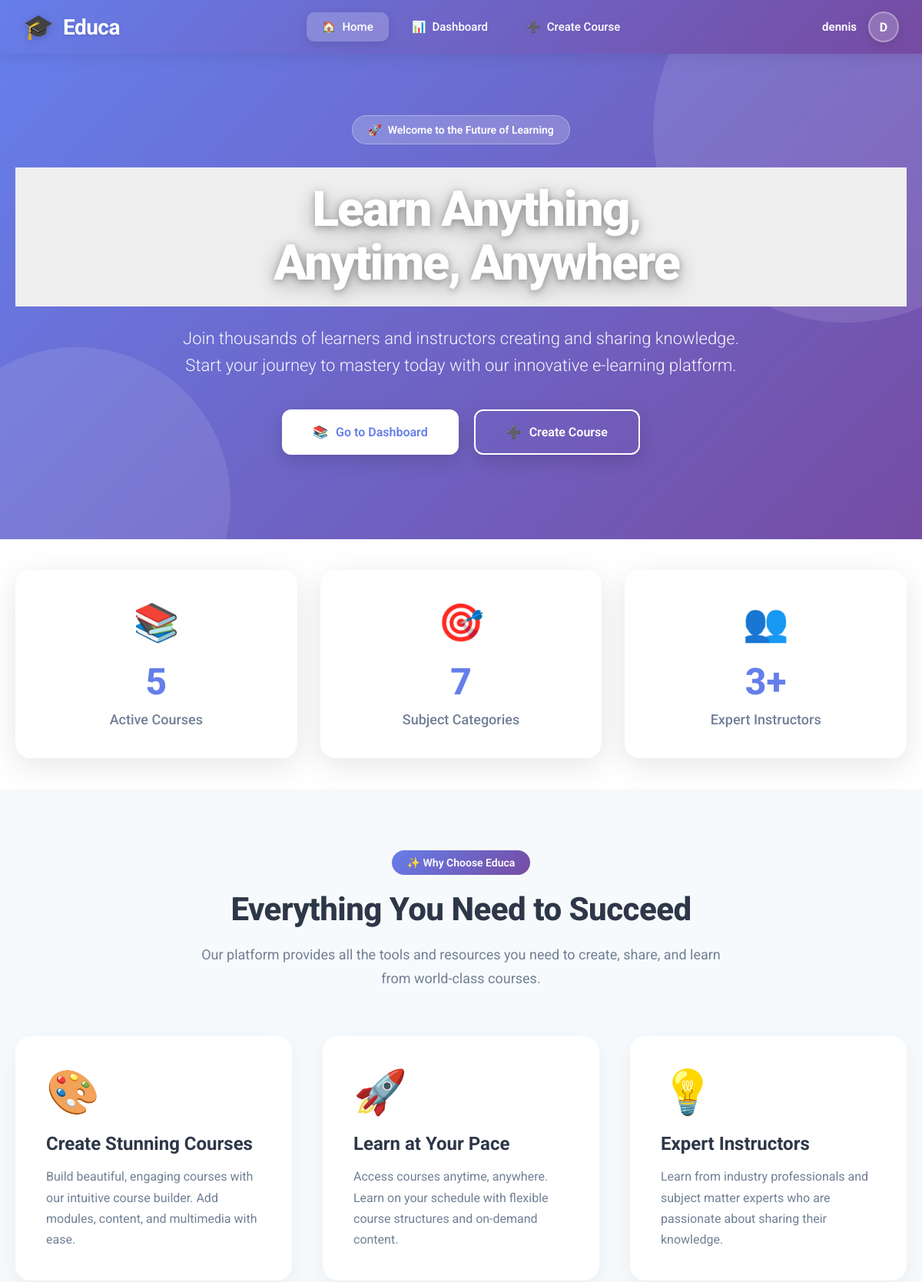
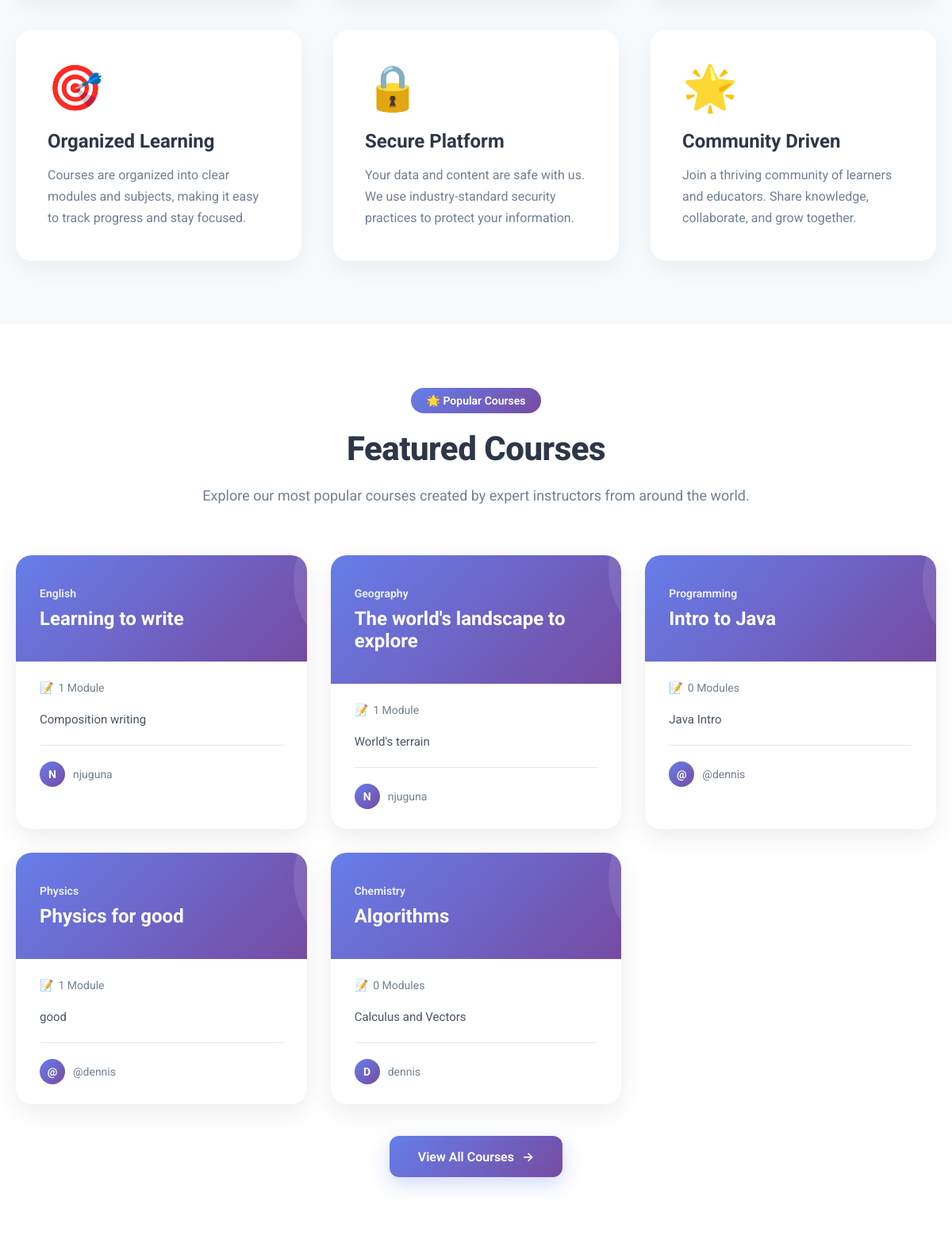
The app's page / (signed in, upper part) with its own data (2 pictures, top to bottom).
### courses/models.py (models this page shows, shortened)
class Course(models.Model):
    owner = models.ForeignKey(User,
                              related_name='courses_created',
                              on_delete=models.CASCADE)
    subject = models.ForeignKey(Subject,
                                related_name='courses',
                                on_delete=models.CASCADE)
    title = models.CharField(max_length=200)
    slug = models.SlugField(max_length=200, unique=True)
    overview = models.TextField()
    created = models.DateTimeField(auto_now_add=True)
    class Meta:
        ordering = ['-created']

class Subject(models.Model):
    title = models.CharField(max_length=200)
    slug = models.SlugField(max_length=200, unique=True)
    class Meta:
        ordering = ['title']

### courses/views.py (the view)
# urls.py: 2. Add a URL to urlpatterns:  path('', views.home, name='home')
def home(request):
    total_courses = Course.objects.count()
    total_subjects = Subject.objects.count()
    total_users = Course.objects.values('owner').distinct().count()
    featured_courses = Course.objects.select_related('subject', 'owner').prefetch_related('modules')[:6]
    subjects = Subject.objects.annotate(total_courses=Count('courses'))[:8]
    context = {
        'total_courses': total_courses,
        'total_subjects': total_subjects,
        'total_users': total_users,
        'featured_courses': featured_courses,
        'subjects': subjects,
    }
    return render(request, 'courses/home.html', context)

### courses/templates/courses/home.html (shortened to what this page needs)
{% extends "base.html" %}
{% block content %}
<section class="hero-section">
  <div class="hero-container">
    <div class="hero-content">
      <div class="hero-badge">
        <span>🚀</span>
        <span>Welcome to the Future of Learning</span>
      </div>
      <h1 class="hero-title">Learn Anything,<br>Anytime, Anywhere</h1>
      <p class="hero-subtitle">
        Join thousands of learners and instructors creating and sharing knowledge.<br>
        Start your journey to mastery today with our innovative e-learning platform.
      </p>
      <div class="hero-buttons">
        {% if request.user.is_authenticated %}
          <a href="{% url 'profile' %}" class="btn-hero btn-primary-hero">
            <span>📚</span> Go to Dashboard
          </a>
          <a href="{% url 'course_create' %}" class="btn-hero btn-secondary-hero">
            <span>➕</span> Create Course
          </a>
        {% endif %}
      </div>
    </div>
  </div>
</section>
<section class="stats-section">
  <div class="stats-container">
    <div class="stats-grid">
      <div class="stat-card">
        <span class="stat-icon">📚</span>
        <span class="stat-number">{{ total_courses }}</span>
        <span class="stat-label">Active Courses</span>
      </div>
      <div class="stat-card">
        <span class="stat-icon">🎯</span>
        <span class="stat-number">{{ total_subjects }}</span>
        <span class="stat-label">Subject Categories</span>
      </div>
      <div class="stat-card">
        <span class="stat-icon">👥</span>
        <span class="stat-number">{{ total_users }}+</span>
        <span class="stat-label">Expert Instructors</span>
      </div>
    </div>
  </div>
</section>
<section class="features-section">
  <div class="section-header">
    <div class="section-badge">✨ Why Choose Educa</div>
    <h2 class="section-title">Everything You Need to Succeed</h2>
    <p class="section-description">
      Our platform provides all the tools and resources you need to create, share, and learn from world-class courses.
    </p>
  </div>
  <div class="features-grid">
    <div class="feature-card">
      <span class="feature-icon">🎨</span>
      <h3 class="feature-title">Create Stunning Courses</h3>
      <p class="feature-description">
        Build beautiful, engaging courses with our intuitive course builder. Add modules, content, and multimedia with ease.
      </p>
    </div>
    <div class="feature-card">
      <span class="feature-icon">🚀</span>
      <h3 class="feature-title">Learn at Your Pace</h3>
      <p class="feature-description">
        Access courses anytime, anywhere. Learn on your schedule with flexible course structures and on-demand content.
      </p>
    </div>
    <div class="feature-card">
      <span class="feature-icon">💡</span>
      <h3 class="feature-title">Expert Instructors</h3>
      <p class="feature-description">
        Learn from industry professionals and subject matter experts who are passionate about sharing their knowledge.
      </p>
    </div>
    <div class="feature-card">
      <span class="feature-icon">🎯</span>
      <h3 class="feature-title">Organized Learning</h3>
      <p class="feature-description">
        Courses are organized into clear modules and subjects, making it easy to track progress and stay focused.
      </p>
    </div>
    <div class="feature-card">
      <span class="feature-icon">🔒</span>
      <h3 class="feature-title">Secure Platform</h3>
      <p class="feature-description">
        Your data and content are safe with us. We use industry-standard security practices to protect your information.
      </p>
    </div>
    <div class="feature-card">
      <span class="feature-icon">🌟</span>
      <h3 class="feature-title">Community Driven</h3>
      <p class="feature-description">
        Join a thriving community of learners and educators. Share knowledge, collaborate, and grow together.
      </p>
    </div>
  </div>
</section>
{% if featured_courses %}
<section class="courses-section">
  <div class="courses-container">
    <div class="section-header">
      <div class="section-badge">🌟 Popular Courses</div>
      <h2 class="section-title">Featured Courses</h2>
      <p class="section-description">
        Explore our most popular courses created by expert instructors from around the world.
      </p>
    </div>
    <div class="courses-grid">
      {% for course in featured_courses %}
      <a href="{% if request.user.is_authenticated %}{% url 'course_detail' course.id %}{% else %}{% url 'login' %}{% endif %}" class="course-card">
        <div class="course-header">
          <div class="course-subject">{{ course.subject.title }}</div>
          <h3 class="course-title">{{ course.title }}</h3>
        </div>
        <div class="course-body">
          <div class="course-meta">
            <div class="course-meta-item">
              <span>📝</span>
              <span>{{ course.modules.count }} Module{{ course.modules.count|pluralize }}</span>
            </div>
          </div>
          {% if course.overview %}
          <p class="course-description">{{ course.overview|truncatewords:20 }}</p>
          {% endif %}
          <div class="course-footer">
            <div class="course-author">
              <div class="author-avatar">{{ course.owner.username|slice:":1"|upper }}</div>
              <span>{{ course.owner.username }}</span>
            </div>
          </div>
        </div>
      </a>
      {% endfor %}
    </div>
    {% if request.user.is_authenticated %}
    <div class="view-more-btn">
      <a href="{% url 'profile' %}" class="btn-view-more">
        <span>View All Courses</span>
        <span>→</span>
      </a>
    </div>
    {% endif %}
  </div>
</section>
{% endif %}
{% endblock %}

### courses/templates/base.html (shortened to what this page needs)
{% load static %}
<!DOCTYPE html>
<html>
  <head>
    <link href="{% static "css/base.css" %}" rel="stylesheet">
  </head>
  <body>
    <nav class="top-navbar" id="navbar">
      <div class="navbar-container">
        <a href="{% url 'home' %}" class="navbar-logo">
          <span class="logo-icon">🎓</span>
          <span class="logo-text">Educa</span>
        </a>
        <ul class="navbar-menu" id="navbarMenu">
          <li><a href="{% url 'home' %}" class="nav-link {% if request.resolver_match.url_name == 'home' %}active{% endif %}">
            <span>🏠</span> Home
          </a></li>
          {% if request.user.is_authenticated %}
            <li><a href="{% url 'profile' %}" class="nav-link {% if request.resolver_match.url_name == 'profile' %}active{% endif %}">
              <span>📊</span> Dashboard
            </a></li>
            <li><a href="{% url 'course_create' %}" class="nav-link">
              <span>➕</span> Create Course
            </a></li>
          {% endif %}
        </ul>
        <div class="navbar-user">
          {% if request.user.is_authenticated %}
            <span class="user-name">{{ request.user.username }}</span>
            <div class="dropdown">
              <div class="user-avatar">{{ request.user.username|slice:":1"|upper }}</div>
            </div>
          {% else %}
            <a href="{% url 'login' %}" class="btn-navbar btn-outline">Sign In</a>
            <a href="{% url 'signup' %}" class="btn-navbar">Get Started</a>
          {% endif %}
        </div>
      </div>
    </nav>
    <div class="page-content">
      <div id="content">
        {% block content %}
        {% endblock %}
      </div>
    </div>
  </body>
</html>

### courses/static/css/base.css (style rules this page uses)
body { margin:0; font-family:'Roboto', sans-serif; font-weight:400; color:#333; }
a { color:#3fad37; text-decoration:none; }
ul { float:left; }
h1, h2, h3, h4, h5, h6 { font-family:'Roboto', sans-serif; font-weight:300; }
h1 { background:#efefef; width:100%; overflow:auto; padding:20px 0 20px 40px; margin:0; }

### courses/templates/base.html (style rules this page uses)
* { margin: 0; padding: 0; box-sizing: border-box; }
body { font-family: 'Roboto', -apple-system, BlinkMacSystemFont, 'Segoe UI', sans-serif; margin: 0; padding: 0; }
.top-navbar { background: linear-gradient(135deg, #667eea 0%, #764ba2 100%); box-shadow: 0 2px 20px rgba(0, 0, 0, 0.1); position: sticky; top: 0; z-index: 1000; transition: all 0.3s ease; }
.navbar-container { max-width: 1400px; margin: 0 auto; padding: 0 30px; display: flex; align-items: center; justify-content: space-between; height: 70px; }
.navbar-logo { display: flex; align-items: center; gap: 12px; text-decoration: none; transition: transform 0.3s ease; }
.logo-icon { font-size: 32px; filter: drop-shadow(0 2px 4px rgba(0, 0, 0, 0.2)); }
.logo-text { color: white; font-size: 28px; font-weight: 700; letter-spacing: -0.5px; text-shadow: 0 2px 4px rgba(0, 0, 0, 0.1); }
.navbar-menu { display: flex; align-items: center; gap: 10px; list-style: none; }
.navbar-menu li { position: relative; }
.nav-link { color: white; text-decoration: none; padding: 10px 20px; border-radius: 10px; font-weight: 500; font-size: 15px; transition: all 0.3s ease; display: flex; align-items: center; gap: 8px; position: relative; overflow: hidden; }
.nav-link::before { content: ''; position: absolute; top: 0; left: 0; right: 0; bottom: 0; background: rgba(255, 255, 255, 0.1); transform: translateX(-100%); transition: transform 0.3s ease; }
.nav-link.active { background: rgba(255, 255, 255, 0.2); box-shadow: 0 4px 15px rgba(0, 0, 0, 0.1); }
.navbar-user { display: flex; align-items: center; gap: 15px; }
.user-avatar { width: 40px; height: 40px; border-radius: 50%; background: rgba(255, 255, 255, 0.2); display: flex; align-items: center; justify-content: center; color: white; font-weight: 700; font-size: 16px; border: 2px solid rgba(255, 255, 255, 0.3); cursor: pointer; transition: all 0.3s ease; box-shadow: 0 4px 15px rgba(0, 0, 0, 0.1); }
.user-name { color: white; font-weight: 600; font-size: 15px; display: none; }
.dropdown { position: relative; }
@media (min-width: 768px) { .user-name { display: block; } }
.top-navbar { animation: slideDown 0.5s ease-out; }
.page-content { min-height: calc(100vh - 70px); }

### records on screen
Course: subject "English", title "Learning to write", modules.count "1", overview "Composition writing", owner.username "N", owner.username "njuguna"
Course: subject "Geography", title "The world's landscape to explore", modules.count "1", overview "World's terrain", owner.username "N", owner.username "njuguna"
Course: subject "Programming", title "Intro to Java", modules.count "0", overview "Java Intro", owner.username "@", owner.username "@dennis"
Course: subject "Physics", title "Physics for good", modules.count "1", overview "good", owner.username "@", owner.username "@dennis"
Course: subject "Chemistry", title "Algorithms", modules.count "0", overview "Calculus and Vectors", owner.username "D", owner.username "dennis"

### other values on screen
{{ request.user.username }} "dennis"
{{ request.user.username|slice:":1"|upper }} "D"
{{ total_courses }} "5"
{{ total_subjects }} "7"
{{ total_users }} "3"
